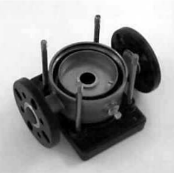
#> input picture 151214.png, 174 x 173 px
$ jupyter execute chap147.ipynb
#> lines starting #> are read from the running program, lines starting #| are printed output that depends on the picture; after the words box and inside, x2 and y2 are one past the last pixel; in counts of white or black regions, pixels touching at a corner belong together
[cell 1]
import cv2
import numpy as np
from matplotlib import pyplot as plt
img = cv2.imread('151214.png',0)
#> img is the input picture: shape (173, 174); min 0, max 255, mean 148.8
edges = cv2.Canny(img,100,200)
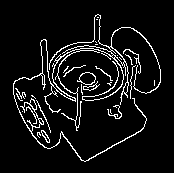
#> edges: shape (173, 174); 7.3% white in thin lines or dots, all inside (x1, y1, x2, y2) = (13, 14, 161, 162)
plt.subplot(121),plt.imshow(img,cmap = 'gray')
plt.title('Original Image'), plt.xticks([]), plt.yticks([])
plt.subplot(122),plt.imshow(edges,cmap = 'gray')
plt.title('Edge Image'), plt.xticks([]), plt.yticks([])
plt.show()
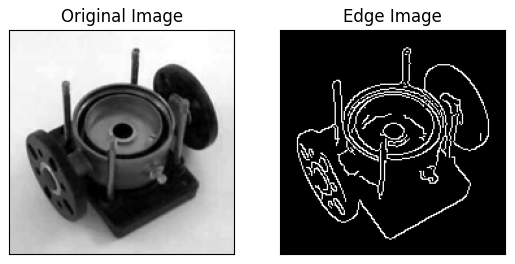
#> figure drawn by matplotlib, 2 panels

[cell 2]
import cv2
import numpy as np
from matplotlib import pyplot as plt
img = cv2.imread('151214.png',0)
edges = cv2.Canny(img,150,200)
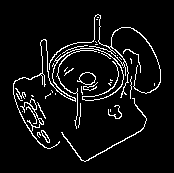
#> edges: shape (173, 174); 6.6% white in thin lines or dots, all inside (x1, y1, x2, y2) = (13, 14, 161, 162)
plt.subplot(121),plt.imshow(img,cmap = 'gray')
plt.title('Original Image'), plt.xticks([]), plt.yticks([])
plt.subplot(122),plt.imshow(edges,cmap = 'gray')
plt.title('Edge Image'), plt.xticks([]), plt.yticks([])
plt.show()

[cell 3]
import cv2
import numpy as np
from matplotlib import pyplot as plt
img = cv2.imread('151214.png',0)
edges = cv2.Canny(img,1,200)
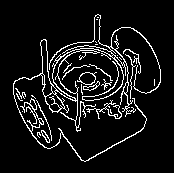
#> edges: shape (173, 174); 8.6% white in thin lines or dots, all inside (x1, y1, x2, y2) = (13, 14, 161, 162)
plt.subplot(121),plt.imshow(img,cmap = 'gray')
plt.title('Original Image'), plt.xticks([]), plt.yticks([])
plt.subplot(122),plt.imshow(edges,cmap = 'gray')
plt.title('Edge Image'), plt.xticks([]), plt.yticks([])
plt.show()

[cell 4]
import cv2
import numpy as np
from matplotlib import pyplot as plt
img = cv2.imread('cat.jpg',0)
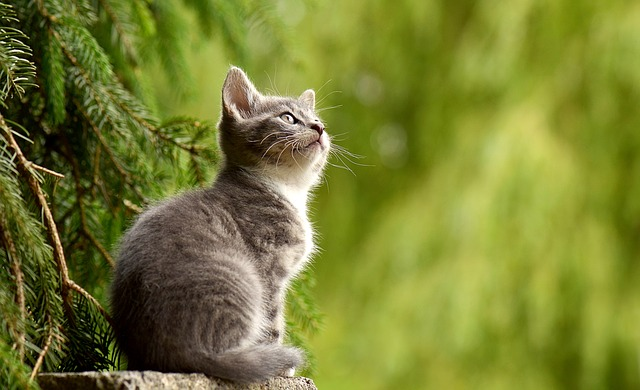
#> input picture cat.jpg, 640 x 390 px
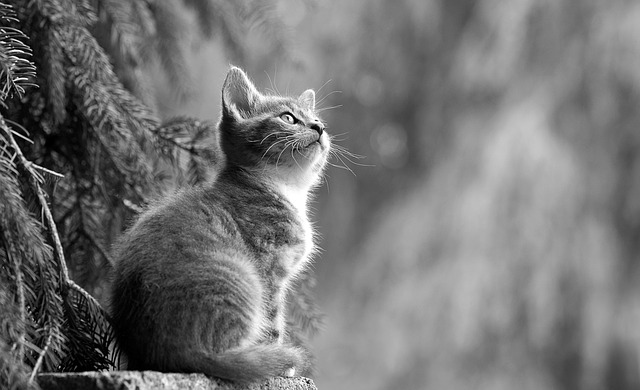
#> img: shape (390, 640); min 0, max 255, mean 115.4
edges = cv2.Canny(img,195,200)
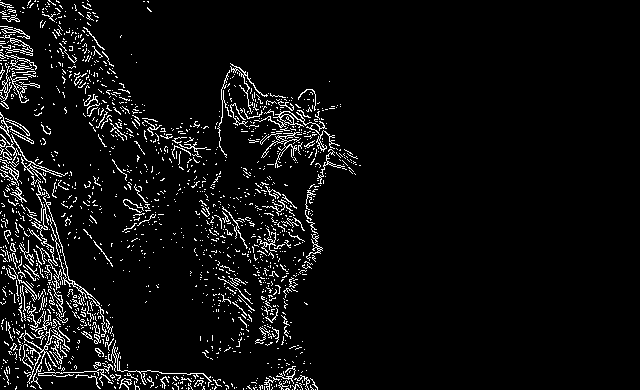
#> edges: shape (390, 640); 5.6% white in thin lines or dots, all inside (x1, y1, x2, y2) = (0, 0, 361, 390)
plt.subplot(121),plt.imshow(img,cmap = 'gray')
plt.title('Original Image'), plt.xticks([]), plt.yticks([])
plt.subplot(122),plt.imshow(edges,cmap = 'gray')
plt.title('Edge Image'), plt.xticks([]), plt.yticks([])
plt.show()
